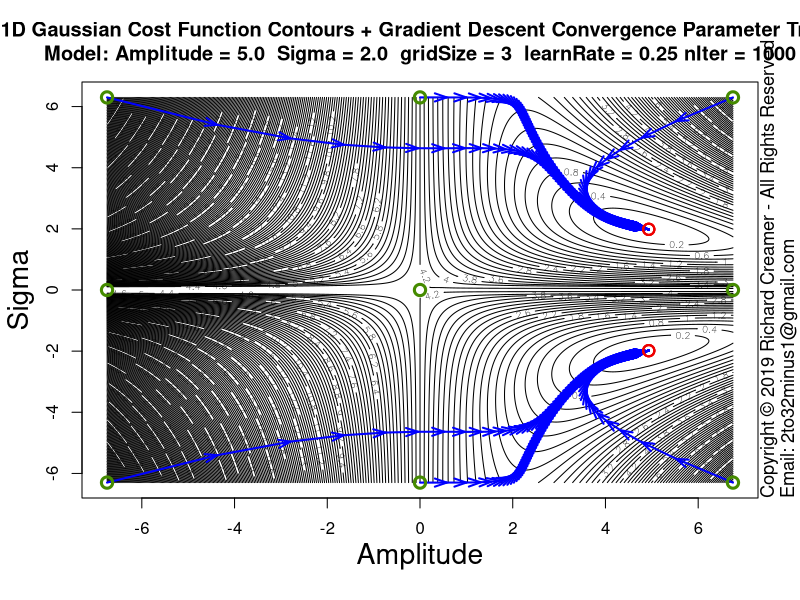

Write R code to recreate this figure.
##############################################################
### Copyright (c) Richard Creamer 2019 - All Rights Reserved
### Inquiries: email 2to32minus1@gmail.com
##############################################################

### Globals
fontScale = 1.2    # Global font size variable
lf        = 1.2    # Enlarge font of plot labels
verbose   = FALSE  # Verbose printing
lw        = 2      # Line width
xMargin   = 1      # X-axis margin for plots
yMargin   = 1      # Y-axis margin for plots
de        = 0.01   # Small constant for estimating derivatives numerically
smlPts    = 1      # Small  data point/circle
medPts    = 1.5    # Medium data point/circle
lrgPts    = 2.0    # Large  data point/circle

### Run this function to generate this plot
runFunc = function() {
	dw = 1000
	dh = 750	
	path = "D:/Code/R/LeastSquaresPlay/PlotsAndAssocCode/Plot55/"
	svSize = 1600
	# Learn rate default (0.5) nIter default (100)	
	learnRate = 0.25
	nIter = 1000
	savePngVerbose( paste(path, "Plot55.png", sep=""), 
					plotGaussianParamStepVectorsEx, w=svSize, h=svSize, un="px", gridSize=3, learnRate=learnRate, nIter=nIter )	
}

### Plot Gaussian fit step vectors for multiple starting points
plotGaussianParamStepVectorsEx = function( nLevels=250, gridSize=3, learnRate=0.5, nIter=100 ) {
	set.seed( 3 )
	gd = makeGaussianTestData()
	trueS = gd$trueSigma
	trueA = gd$trueAmpl	
	maxA = trueA * 1.5
	minA = -maxA
	maxS = trueS * 3.5
	minS = -maxS
	ampls  = seq( minA * 0.9, maxA * 0.9, length=gridSize )
	sigmas = seq( minS * 0.9, maxS * 0.9, length=gridSize )
	gridAmpls  = seq( minA * 0.9, maxA * 0.9, length=400 )
	gridSigmas = seq( minS * 0.9, maxS * 0.9, length=400 )
	startAmpls = c()
	startSigmas = c()
	endAmpls = c()
	endSigmas = c()
	plotTitle = paste( "1D Gaussian Cost Function Contours + Gradient Descent Convergence Parameter Trails\n",
					   sprintf("Model: Amplitude = %.1f  Sigma = %.1f  gridSize = %d  learnRate = %.2f nIter = %d", 
					   		trueA, trueS, gridSize, learnRate, nIter ), sep="" )
	
	z = getGaussErrorGrid( meanGaussSsdErr, gridAmpls, gridSigmas, gd$x, gd$y )
	contour( gridAmpls, gridSigmas, t(z), nlevels=nLevels, xlab="", ylab="", main=plotTitle )
	addAxisLabels( xLabel="Amplitude", yLabel="Sigma", cexVal=1.7 )
	
	for ( s in sigmas ) {
		for ( a in ampls ) {
			startAmpls[length(startAmpls)+1] = a
			startSigmas[length(startSigmas)+1] = s
			gd$guesses = list( a=a, s=s )
			
			tuple = fitGauss1d( doPlot=FALSE, gd=gd, learnRate=learnRate, nIter=nIter )
			
			aLegs = tuple$amplLegs
			sLegs = tuple$sigmaLegs
			nLegs = length( aLegs )
			endAmpls[length(endAmpls)+1] = aLegs[nLegs]
			endSigmas[length(endSigmas)+1] = sLegs[nLegs]
			for ( j in 2:nLegs ) {
				x1 = aLegs[j-1]
				y1 = sLegs[j-1]
				x2 = aLegs[j]
				y2 = sLegs[j]
				arrows( x1, y1, x2, y2, col="blue", angle=19, lwd=lw, length=0.125 )
			}
		}
	}
	# Draw beg/end circles last (so on top)
	for ( i in 1:length( startAmpls ) ) {
		points( startAmpls[i], startSigmas[i],  col="chartreuse4", cex=1.5, lwd=lw+1 )
		points( endAmpls[i], endSigmas[i],  col="red2", cex=1.5, lwd=lw )
	}
}

### Shared use case Gaussian data set generator used by several cooperating functions
makeGaussianTestData = function( trueAmpl=5, trueSigma=2, aGuess=sqrt(trueAmpl), sGuess=sqrt(trueSigma), nPts=40 ) {
	set.seed( 3 )
	x = seq( -5*trueSigma, 5*trueSigma, length=nPts )
	y = gauss1dFunc( x, trueAmpl, trueSigma ) + rnorm( length(x), sd=0.2 )
	guesses = list( a=aGuess, s=sGuess )
	tuple = list( trueAmpl=trueAmpl, trueSigma=trueSigma, x=x, y=y, nPts=nPts, guesses=guesses )
	return( tuple )
}

### 2D plot error contours for range of Amplitude and Sigma values
### Amplitude maps to x-axis, Sigma maps to y-axis
plotGaussErrorContours = function( nLevels=30, customTitle="", drawGradVecs=FALSE, normGradVecs=TRUE, gd=NULL ) {
	set.seed( 3 )
	if ( is.null( gd ) )
		gd = makeGaussianTestData()
	a = gd$trueAmpl
	s = gd$trueSigma
	x = gd$x
	y = gd$y
	minAmpl  = a * 0.1;	maxAmpl  = a * 1.7
	minSigma = s * 0.1;	maxSigma = s * 1.7
	# Adjust ranges so plot is square
	deltaA = maxAmpl - minAmpl
	deltaS = maxSigma - minSigma
	maxDelta = if ( deltaA > deltaS ) deltaA else deltaS
	if ( deltaA > deltaS ) {
		maxSigma = minSigma + maxDelta
	} else {
		maxAmpl = minAmpl + maxDelta
	}
	nr = 200
	nc = 200
	ampls = seq( minAmpl, maxAmpl, length.out=nc )
	sigmas = seq( minSigma, maxSigma, length.out=nr )
	z = getGaussErrorGrid( meanGaussSsdErr, ampls, sigmas, x, y )
	xLim1 = minAmpl
	xLim2 = maxAmpl
	yLim1 = minSigma
	yLim2 = maxSigma
	plotTitle = ""
	if ( !drawGradVecs ) {
		plotTitle = sprintf( "1D Gaussian Cost Function Contours\nTrue Model: Amplitude = %.1f  Sigma = %.1f (noise added)", a, s )
	} else if ( normGradVecs ) {
		plotTitle = sprintf( "1D Gaussian Cost Function Contours w/Gradient (Unit) Vectors\nTrue Model: Amplitude = %.1f  Sigma = %.1f (noise added)", a, s )
	} else {
		plotTitle = sprintf( "1D Gaussian Cost Function Contours w/Gradient Vectors\nTrue Model: Amplitude = %.1f  Sigma = %.1f (noise added)", a, s )
	}
	if ( customTitle != "" )
		plotTitle = customTitle
	xform = contour( ampls, sigmas, t(z), axes=FALSE, cex.lab=lf, main=plotTitle, asp=1.0,
					 xlab="", ylab="", labcex=1.2, nlevels=nLevels, cex.main=1.3*fontScale, cex.axis=1.3 )
	xAxisMin = ceiling( gpl()$xLim[1] )
	xAxisMax = floor( gpl()$xLim[2] )
	yAxisMin = ceiling( gpl()$yLim[1] )
	yAxisMax = floor( gpl()$yLim[2] )
	axis( side=1, at=xAxisMin:xAxisMax, cex.axis=1.3 )
	axis( side=2, at=yAxisMin:yAxisMax, cex.axis=1.3 )
	addAxisLabels( xLabel="Amplitude", yLabel="Sigma" )
	box()
	xLimits = axisLimits( x )
	yLimits = axisLimits( y )
	lines( c(-1,12), c( s, s ), col="blue", lwd=lw )
	lines( c( a, a), c(-1,10), col="blue", lwd=lw )
	if ( drawGradVecs ) {
		gradPtsX1 = c()
		gradPtsY1 = c()
		gradPtsX2 = c()
		gradPtsY2 = c()
		gridSize=13
		for ( sigma in seq( from=sigmas[2], to=sigmas[length(sigmas)-1], length=gridSize ) ) {
			for ( ampl in seq( from=ampls[2], to=ampls[length(ampls)-1], length=gridSize ) ) {
				gradPtsX1[length(gradPtsX1)+1] = ampl
				gradPtsY1[length(gradPtsY1)+1] = sigma
				da = gaussDeDa( x, y, ampl, sigma )
				ds = gaussDeDs( x, y, ampl, sigma )
				mag = sqrt( da*da + ds*ds )
				if ( normGradVecs ) {
					da = da/mag/4 # hard-coded case-specific scale factor, unit vecs a bit too long for plot
					ds = ds/mag/4
				} else {
					da = da * 0.22 # hard-coded case-specific scale factor
					ds = ds * 0.22
				}
				gradPtsX2[length(gradPtsX2)+1] = ampl  - da
				gradPtsY2[length(gradPtsY2)+1] = sigma - ds
			}
		}
		points( gradPtsX1, gradPtsY1, col="blue", lwd=lw )
		arrows( gradPtsX1, gradPtsY1, gradPtsX2, gradPtsY2, col="blue", lwd=lw, cex=medPts, angle=15, length=0.125 )
	}
}

### Nonlinear least-squares gradient-descent curve fitting for Gaussian
fitGauss1d = function( learnRate = 0.5, nIter=100, nPts=40, drawPointLines=FALSE, doPlot=TRUE, numDerivs=FALSE, plotContours=FALSE, gd=NULL ) {
	set.seed( 3 )
	a = s = x = y = guesses = NULL
	if ( is.null( gd ) )
		gd = makeGaussianTestData()
	a = gd$trueAmpl
	s = gd$trueSigma
	trueAmpl = gd$trueAmpl
	trueSigma = gd$trueSigma
	x = gd$x
	y = gd$y
	nPts=gd$nPts
	guesses = gd$guesses
	aEst = guesses$a
	sEst = guesses$s
	da = 0
	ds = 0
	amplLegs = c( aEst )
	sigmaLegs = c( sEst )
	if ( nIter > 0 ) {
		# Basic implementation of Gradient Descent
		for ( i in 1:nIter ) {
			da = if ( numDerivs ) gaussDeDaNum( x, y, aEst, sEst ) else gaussDeDa( x, y, aEst, sEst )
			ds = if ( numDerivs ) gaussDeDsNum( x, y, aEst, sEst ) else gaussDeDs( x, y, aEst, sEst )
			aEst = aEst - learnRate * da
			sEst = sEst - learnRate * ds
			amplLegs[ length(amplLegs) + 1 ] = aEst
			sigmaLegs[ length(sigmaLegs) + 1 ] = sEst
			if ( verbose )
				print( sprintf( "Mean ABS fit error: %f\n", meanGaussAbsErr( x, y, aEst, sEst ) ) )
		}
	}
	finalMeanAbsFitError = meanGaussAbsErr( x, y, aEst, sEst )
	if ( doPlot) {
		plotTitle = "Gradient Descent Fit 1D Gaussian using Analytic Partial Derivatives"
		if ( numDerivs )
			plotTitle = "Gradient Descent Fit 1D Gaussian using Numerical Est. Partial Derivatives"
		plot( x, y, cex.lab=lf, xlab="", ylab="", main=plotTitle, cex=medPts, lwd=lw+1, cex.main=1.3*fontScale, cex.axis=1.3 )
		addAxisLabels()	
		predX = seq( x[1], x[length(x)], length.out=200 )
		predY = gauss1dFunc( predX, aEst, sEst )
		lines( predX, predY, col="blue", lwd=lw+1 )
		if ( drawPointLines )
			segments( x, y, x, gauss1dFunc( x, aEst, sEst ), col = "red" )
		legText = c()		
		legText[length(legText)+1] = sprintf( "Num Iterations   %d", nIter )
		legText[length(legText)+1] = sprintf( "Learn Rate:      %.3f", learnRate )
		legText[length(legText)+1] = sprintf( "True Amplitude:  %.2f", a )
		legText[length(legText)+1] = sprintf( "True Sigma:      %.2f", s )
		legText[length(legText)+1] = sprintf( "Start Amplitude: %.2f", guesses$a )
		legText[length(legText)+1] = sprintf( "Start Sigma:     %.2f", guesses$s )
		legText[length(legText)+1] = sprintf( "Final Amplitude: %.2f", aEst )
		legText[length(legText)+1] = sprintf( "Final Sigma:     %.2f", sEst )
		legText[length(legText)+1] = sprintf( "Mean ABS Error:  %.2f", meanGaussAbsErr( x, y, aEst, sEst ) )
		legLtys = seq( from=0, to=0, length=length(legText) )
		parSave = par( family="mono", font=2 )		
		legend( "topleft", inset=c(0,0), legend=legText, lty=legLtys, box.col="transparent", cex=1.3*fontScale, bg="transparent" )
		par( parSave )
	}
	if ( plotContours ) {
		plotGaussErrorContours( gd=gd )
		lines( amplLegs, sigmaLegs, col="red", lwd=lw )
	}
	return( list( x=x, y=y, a=aEst, s=sEst, meanAbsFitError=finalMeanAbsFitError, amplLegs=amplLegs, sigmaLegs=sigmaLegs, lr=learnRate ) )
}

### Compute mean SSD Gaussian cost function over a grid of Amplitude and Sigma values
### Note: returned matrix may need to be transposed for some functions such as contour()
### TODO: Try to use outer()
getGaussErrorGrid = function( errorFunc, ampls, sigmas, x, y ) {
	nr = length( sigmas )
	nc = length( ampls )
	z = matrix( nrow=nr, ncol=nc )	
	for ( row in 1:nr ) {     # loop over y-coordinates (sigma)
		sigma = sigmas[row]
		for ( col in 1:nc ) { # loop over x-coordinates (amplitude)
			ampl = ampls[col]
			z[row, col] = errorFunc( x, y, a=ampl, sigma=sigma )
		}
	}
	return( z )
}

### 1D Gaussian
gauss1dFunc = function( x, a, sigma ) {
	return( a * exp( -0.5 * (x/sigma)^2 ) )
}

### Gaussian error/cost function - abs() of line lengths (not squared)
meanGaussAbsErr = function( x, y, a, sigma ) {
	return( (1/length(x)) * sum( abs(gauss1dFunc( x, a, sigma ) - y) ) )
}

### Gaussian error/cost function - SSD
meanGaussSsdErr = function( x, y, a, sigma ) {
	return( (1/length(x)) * sum( (gauss1dFunc( x, a, sigma ) - y)^2 ) )
}

### Analytical/exact partial derivative of error/cost function wrt Amplitude
gaussDeDa = function( x, y, a, sigma ) {
	term1 = sum( gauss1dFunc(x, a, sigma) * exp( -0.5 * (x/sigma)^2) )
	term2 = sum( y * exp( -0.5 * (x/sigma)^2) )
	return( 2 * ( term1 - term2 )/length(x) )
}

### Analytical/exact partial derivative of error/cost function wrt Sigma
gaussDeDs = function( x, y, a, sigma ) {
	v = 2*a/sigma^3
	term1 = sum( gauss1dFunc(x, a, sigma) * x^2 * exp( -0.5 * (x/sigma)^2) )
	term2 = sum( x^2 * y * exp( -0.5 * (x/sigma)^2) )
	return( v * ( term1 - term2 )/length(x) )
}

### Numerical estimation of partial derivative of error/cost function wrt Amplitude
gaussDeDaNum = function( x, y, a, sigma ) {
	e1 = meanGaussSsdErr( x, y, a, sigma )
	e2 = meanGaussSsdErr( x, y, a + de, sigma )
	return( (e2 - e1)/de )
}

### Numerical estimation of partial derivative of error/cost function wrt Sigma
gaussDeDsNum = function( x, y, a, sigma ) {
	e1 = meanGaussSsdErr( x, y, a, sigma )
	e2 = meanGaussSsdErr( x, y, a, sigma + de )
	return( (e2 - e1)/de )
}

### Get Plot Limits : gpl()$xLim[1] --> left x-coord
gpl = function() {
	u = par( "usr" )
	return( list( xLim=u[1:2], yLim=u[3:4] ) )
}

### Compute plot axis limits to fit range of data
axisLimits = function( v, margin=0 ) {
	lowerLimit = floor( min(v) ) - margin
	upperLimit = ceiling( max(v) ) + margin
	c( lowerLimit, upperLimit )
}

### Convience method to add x/y axis labels
addAxisLabels = function( xLabel="x", yLabel="y", cexVal=1.3 ) {
	mtext( text=xLabel, side=1, line=2.5, cex=cexVal )
	mtext( text=yLabel, side=2, line=2.5, cex=cexVal )
}

### Save to PNG file, specify width and height
savePngVerbose = function( path, plotFunc, w=512, h=512, un="px", doCopyright=TRUE, ... ) {
	png( filename = path, type="cairo", units=un, width=w, height=h, pointsize=12, res=96 )
	plotFunc( ... )
	if ( doCopyright )
		addCopyright()
	dev.off()
}

### Add copyright notice to plot via text()
addCopyright = function() {
	mtext( "Copyright \uA9 2019 Richard Creamer - All Rights Reserved", side=4, line=0, adj=0, cex=1.1 )
	mtext( "Email: 2to32minus1@gmail.com", side=4, line=1, adj=0, cex=1.1 )
}

runFunc()
